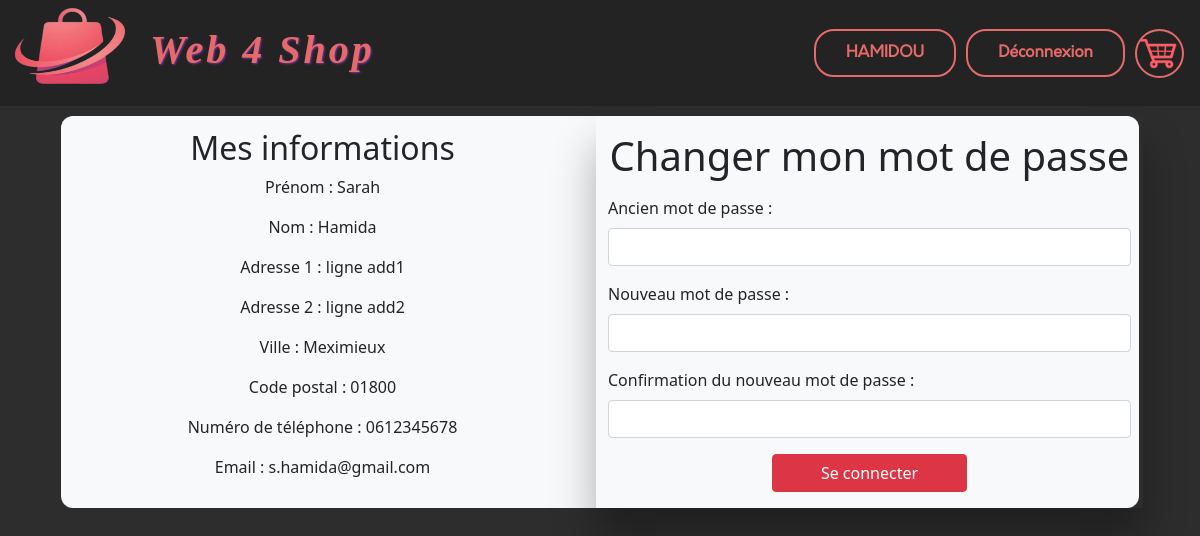
The page /index.php?action=moncompte (signed in) on the database its author committed.
### tables this page shows
CREATE TABLE `customers` (
  `id` int(11) NOT NULL,
  `forname` varchar(50) NOT NULL,
  `surname` varchar(50) NOT NULL,
  `add1` varchar(50) NOT NULL,
  `add2` varchar(50) NOT NULL,
  `add3` varchar(50) NOT NULL,
  `postcode` varchar(10) NOT NULL,
  `phone` varchar(20) NOT NULL,
  `email` varchar(150) NOT NULL,
  `registered` tinyint(4) NOT NULL
);

### Controleur/controleurMonCompte.php (called while the page is built, shortened)
<?php
require_once 'Modele/monCompte.php';
class ControleurMonCompte{
    private $monCompte;
    public function __construct(){
        $this->monCompte = new MonCompte();
    }
    public function monCompte($idClient){
        $info = $this->monCompte->getCompteInfo($idClient);
        $vue = new Vue("MonCompte");
        $vue->generer(array('info'=>$info));
    }
}

### index.php (called while the page is built, shortened)
<?php
$routeur = new Routeur();
$routeur->routerRequete();

### Modele/modele.php (called while the page is built, shortened)
<?php abstract class Modele {
    private $bdd;
    protected function executerRequete($sql, $params = null){
        if($params == null){
            $resultat = $this->getBDD()->query($sql);
        }
        else{
            $resultat = $this->getBDD()->prepare($sql);
            $resultat->execute($params);
        }
        return $resultat;
    }
    private function getBDD(){
        if($this->bdd == null){
            $this->bdd=new PDO('mysql:host=localhost;dbname=web4shop;charset=utf8','root','');
        }
        return $this->bdd;
    }
}

### Modele/panier.php (called while the page is built, shortened)
<?php
require_once 'Modele/Modele.php';
class Panier extends Modele {
    public function getCustomerId($pseudo){
        $sql='SELECT customer_id FROM logins WHERE username=?';
        $idClient = $this->executerRequete($sql,array($pseudo));
        return $idClient->fetch();
    }
}

### Controleur/controleurCaracteristiques.php (called while the page is built, shortened)
<?php
require_once 'Modele/panier.php';
class ControleurCaracteristiques {
    private $panier;
    public function __construct(){
        $this->panier = new Panier();
    }
    public function ctrlGetCustomerId($pseudo){
        return $this->panier->getCustomerId($pseudo);
    }
}

### Modele/monCompte.php (called while the page is built, shortened)
<?php
require_once 'Modele/Modele.php';
class MonCompte extends Modele {
    public function getCompteInfo($idClient) {
        $sql='SELECT C.* FROM customers C JOIN logins L ON C.id=L.customer_id WHERE L.customer_id=?';
        $informations = $this->executerRequete($sql,array($idClient));
        return $informations->fetch();
    }
}

### Vue/vueMonCompte.php (the view, shortened to what this page needs)
<div class="col-11 bg-light mx-auto mt-3" style="border-radius: 12px;">
  <div class="row align-items-center">
    <div class="col text-center">
      <h2>Mes informations</h2>
      <p>Prénom : <?=$info['forname']; ?></p>
      <p>Nom : <?=$info['surname']; ?></p>
      <p>Adresse 1 : <?=$info['add1']; ?></p>
      <p>Adresse 2 : <?=$info['add2']; ?></p>
      <p>Ville : <?=$info['add3']; ?></p>
      <p>Code postal : <?=$info['postcode']; ?></p>
      <p>Numéro de téléphone : <?=$info['phone']; ?></p>
      <p>Email : <?=$info['email']; ?></p>
    </div>
    <div class="col vert-sep me-2">
      <form action="index.php?action=moncompte" method="POST">
        <h1 class="text-center my-3">Changer mon mot de passe</h1>
        <div class="mb-3">
          <label for="oldMdp" class="form-label">Ancien mot de passe :</label>
          <input type="password" class="form-control" name="oldMdp" required>
        </div>
        <div class="mb-3">
          <label for="newMdp" class="form-label">Nouveau mot de passe :</label>
          <input type="password" class="form-control" name="newMdp" required>
        </div>
        <div class="mb-3">
          <label for="confirmNewMdp" class="form-label">Confirmation du nouveau mot de passe :</label>
          <input type="password" class="form-control" name="confirmNewMdp" required>
        </div>
        <div class="text-center mb-3">
          <input type="submit" class="button btn btn-danger px-5" name="validerChgtMdp" value="Se connecter">
        </div>
      </form>
    </div>
  </div>
</div>

### Contenu/Style/style.css (style rules this page uses)
.vert-sep { box-shadow: 0 30px 40px rgba(0,0,0,.3); }

### rows shown on the page
customers: forname "Sarah", surname "Hamida", add1 "ligne add1", add2 "ligne add2", add3 "Meximieux", postcode "01800", phone "0612345678", email "s.hamida@gmail.com"

### other values the page prints
$_SESSION["pseudo"] "HAMIDOU"
